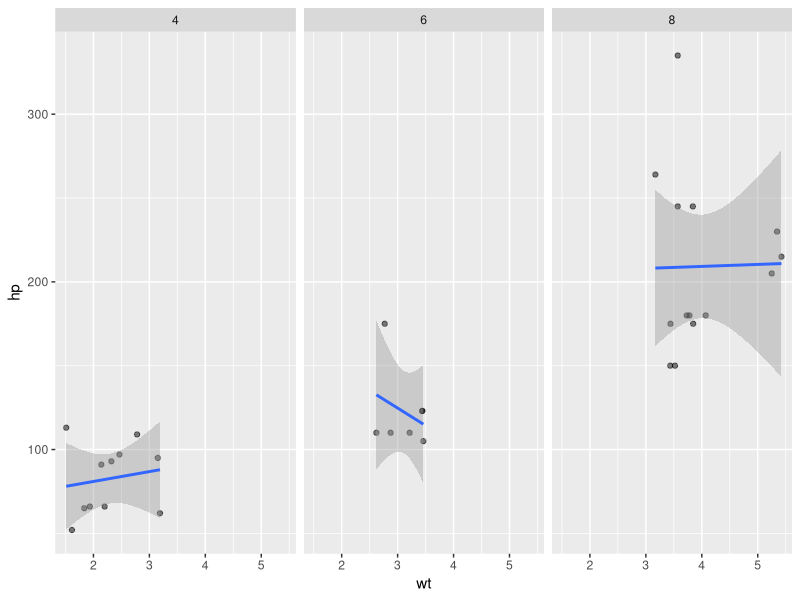

The R script that drew this image:
## ---- chunk 1
knitr::opts_chunk$set(echo = TRUE)
library(ggplot2)
## ---- chunk 2
mtcars[runif(5,min=1,max=20),]
## ---- chunk 3
ggplot(data=mtcars, aes(x=wt, y=hp)) +
  geom_point(alpha=0.5) +
  facet_wrap(~cyl) +
  geom_smooth(method=lm)

